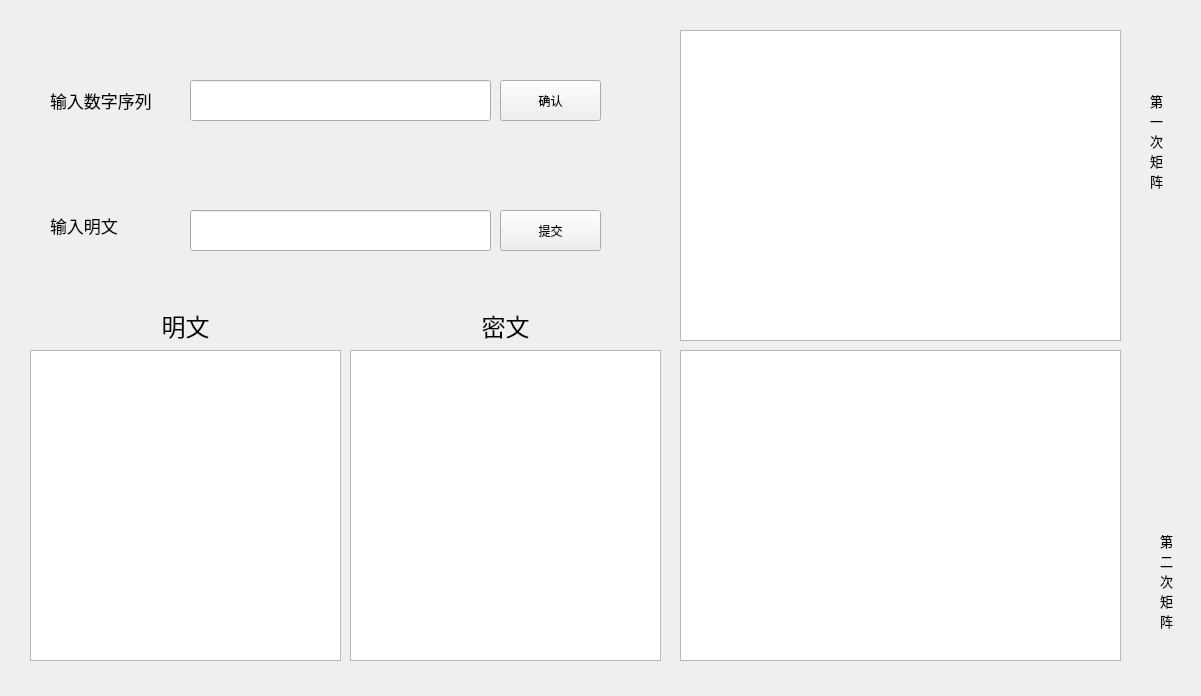
<?xml version="1.0" encoding="UTF-8"?>
<ui version="4.0">
 <class>Form</class>
 <widget class="QWidget" name="Form">
  <property name="geometry">
   <rect>
    <x>0</x>
    <y>0</y>
    <width>1201</width>
    <height>696</height>
   </rect>
  </property>
  <property name="windowTitle">
   <string>Form</string>
  </property>
  <widget class="QPushButton" name="tableBtn">
   <property name="geometry">
    <rect>
     <x>500</x>
     <y>80</y>
     <width>101</width>
     <height>41</height>
    </rect>
   </property>
   <property name="text">
    <string>确认</string>
   </property>
  </widget>
  <widget class="QLineEdit" name="tableLine">
   <property name="geometry">
    <rect>
     <x>190</x>
     <y>80</y>
     <width>301</width>
     <height>41</height>
    </rect>
   </property>
  </widget>
  <widget class="QLabel" name="label">
   <property name="geometry">
    <rect>
     <x>50</x>
     <y>80</y>
     <width>141</width>
     <height>41</height>
    </rect>
   </property>
   <property name="font">
    <font>
     <pointsize>13</pointsize>
    </font>
   </property>
   <property name="text">
    <string>输入数字序列</string>
   </property>
  </widget>
  <widget class="QLabel" name="label_2">
   <property name="geometry">
    <rect>
     <x>30</x>
     <y>300</y>
     <width>311</width>
     <height>51</height>
    </rect>
   </property>
   <property name="sizePolicy">
    <sizepolicy hsizetype="Preferred" vsizetype="Preferred">
     <horstretch>0</horstretch>
     <verstretch>0</verstretch>
    </sizepolicy>
   </property>
   <property name="font">
    <font>
     <pointsize>18</pointsize>
     <bold>false</bold>
    </font>
   </property>
   <property name="text">
    <string>明文</string>
   </property>
   <property name="alignment">
    <set>Qt::AlignCenter</set>
   </property>
  </widget>
  <widget class="QLabel" name="label_3">
   <property name="geometry">
    <rect>
     <x>350</x>
     <y>300</y>
     <width>311</width>
     <height>51</height>
    </rect>
   </property>
   <property name="font">
    <font>
     <pointsize>18</pointsize>
    </font>
   </property>
   <property name="text">
    <string>密文</string>
   </property>
   <property name="alignment">
    <set>Qt::AlignCenter</set>
   </property>
  </widget>
  <widget class="QLabel" name="label_4">
   <property name="geometry">
    <rect>
     <x>50</x>
     <y>210</y>
     <width>121</width>
     <height>31</height>
    </rect>
   </property>
   <property name="font">
    <font>
     <pointsize>13</pointsize>
    </font>
   </property>
   <property name="text">
    <string>输入明文</string>
   </property>
  </widget>
  <widget class="QLineEdit" name="plaintextLine">
   <property name="geometry">
    <rect>
     <x>190</x>
     <y>210</y>
     <width>301</width>
     <height>41</height>
    </rect>
   </property>
  </widget>
  <widget class="QPushButton" name="plaintextBtn">
   <property name="geometry">
    <rect>
     <x>500</x>
     <y>210</y>
     <width>101</width>
     <height>41</height>
    </rect>
   </property>
   <property name="text">
    <string>提交</string>
   </property>
  </widget>
  <widget class="QLabel" name="label_5">
   <property name="geometry">
    <rect>
     <x>1150</x>
     <y>90</y>
     <width>41</width>
     <height>101</height>
    </rect>
   </property>
   <property name="font">
    <font>
     <pointsize>10</pointsize>
    </font>
   </property>
   <property name="text">
    <string>第
一
次
矩
阵</string>
   </property>
   <property name="wordWrap">
    <bool>false</bool>
   </property>
  </widget>
  <widget class="QLabel" name="label_6">
   <property name="geometry">
    <rect>
     <x>1160</x>
     <y>530</y>
     <width>31</width>
     <height>101</height>
    </rect>
   </property>
   <property name="font">
    <font>
     <pointsize>10</pointsize>
    </font>
   </property>
   <property name="text">
    <string>第
二
次
矩
阵</string>
   </property>
  </widget>
  <widget class="QListWidget" name="plaintextList">
   <property name="geometry">
    <rect>
     <x>30</x>
     <y>350</y>
     <width>311</width>
     <height>311</height>
    </rect>
   </property>
   <property name="font">
    <font>
     <pointsize>18</pointsize>
    </font>
   </property>
  </widget>
  <widget class="QListWidget" name="ciphertextList">
   <property name="geometry">
    <rect>
     <x>350</x>
     <y>350</y>
     <width>311</width>
     <height>311</height>
    </rect>
   </property>
   <property name="font">
    <font>
     <pointsize>18</pointsize>
    </font>
   </property>
  </widget>
  <widget class="QTableWidget" name="firstTable">
   <property name="geometry">
    <rect>
     <x>680</x>
     <y>30</y>
     <width>441</width>
     <height>311</height>
    </rect>
   </property>
  </widget>
  <widget class="QTableWidget" name="secondTable">
   <property name="geometry">
    <rect>
     <x>680</x>
     <y>350</y>
     <width>441</width>
     <height>311</height>
    </rect>
   </property>
  </widget>
 </widget>
 <resources/>
 <connections/>
</ui>
